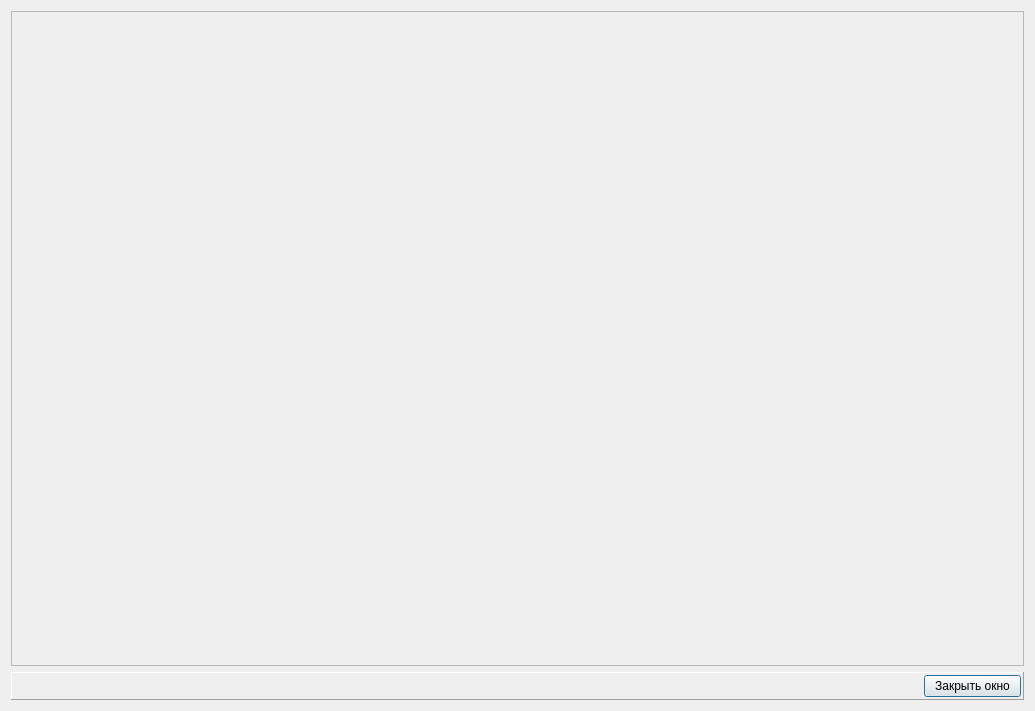
<?xml version="1.0" encoding="UTF-8"?>
<ui version="4.0">
 <class>geodata_wnd</class>
 <widget class="QDialog" name="geodata_wnd">
  <property name="geometry">
   <rect>
    <x>0</x>
    <y>0</y>
    <width>1035</width>
    <height>711</height>
   </rect>
  </property>
  <property name="windowTitle">
   <string>Dialog</string>
  </property>
  <property name="windowIcon">
   <iconset resource="_inko_assig_res.qrc">
    <normaloff>:/inko_asg.bmp</normaloff>:/inko_asg.bmp</iconset>
  </property>
  <layout class="QVBoxLayout" name="verticalLayout" stretch="1,0">
   <item>
    <widget class="QFrame" name="pan_geodata">
     <property name="frameShape">
      <enum>QFrame::StyledPanel</enum>
     </property>
     <property name="frameShadow">
      <enum>QFrame::Sunken</enum>
     </property>
     <layout class="QVBoxLayout" name="verticalLayout_2">
      <property name="spacing">
       <number>1</number>
      </property>
      <property name="leftMargin">
       <number>1</number>
      </property>
      <property name="topMargin">
       <number>1</number>
      </property>
      <property name="rightMargin">
       <number>1</number>
      </property>
      <property name="bottomMargin">
       <number>1</number>
      </property>
      <item>
       <layout class="QVBoxLayout" name="layout_geodata"/>
      </item>
     </layout>
    </widget>
   </item>
   <item>
    <widget class="QFrame" name="frame">
     <property name="frameShape">
      <enum>QFrame::Panel</enum>
     </property>
     <property name="frameShadow">
      <enum>QFrame::Raised</enum>
     </property>
     <layout class="QHBoxLayout" name="horizontalLayout">
      <property name="leftMargin">
       <number>2</number>
      </property>
      <property name="topMargin">
       <number>2</number>
      </property>
      <property name="rightMargin">
       <number>2</number>
      </property>
      <property name="bottomMargin">
       <number>2</number>
      </property>
      <item>
       <spacer name="horizontalSpacer">
        <property name="orientation">
         <enum>Qt::Horizontal</enum>
        </property>
        <property name="sizeHint" stdset="0">
         <size>
          <width>40</width>
          <height>20</height>
         </size>
        </property>
       </spacer>
      </item>
      <item>
       <widget class="QPushButton" name="bn_close">
        <property name="text">
         <string>  Закрыть окно  </string>
        </property>
       </widget>
      </item>
     </layout>
    </widget>
   </item>
  </layout>
 </widget>
 <resources>
  <include location="_inko_assig_res.qrc"/>
 </resources>
 <connections/>
</ui>
